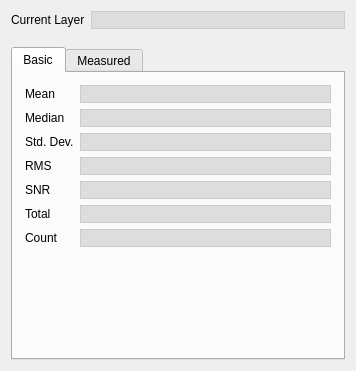
<?xml version="1.0" encoding="UTF-8"?>
<ui version="4.0">
 <class>Form</class>
 <widget class="QWidget" name="Form">
  <property name="geometry">
   <rect>
    <x>0</x>
    <y>0</y>
    <width>356</width>
    <height>371</height>
   </rect>
  </property>
  <property name="windowTitle">
   <string>Form</string>
  </property>
  <layout class="QVBoxLayout" name="verticalLayout">
   <property name="sizeConstraint">
    <enum>QLayout::SetDefaultConstraint</enum>
   </property>
   <item>
    <layout class="QFormLayout" name="formLayout_3">
     <property name="fieldGrowthPolicy">
      <enum>QFormLayout::ExpandingFieldsGrow</enum>
     </property>
     <property name="bottomMargin">
      <number>12</number>
     </property>
     <item row="0" column="0">
      <widget class="QLabel" name="label_current_layer">
       <property name="text">
        <string>Current Layer</string>
       </property>
      </widget>
     </item>
     <item row="0" column="1">
      <widget class="QLineEdit" name="line_edit_current_layer">
       <property name="enabled">
        <bool>true</bool>
       </property>
       <property name="styleSheet">
        <string notr="true">QLineEdit {
	background: #DDDDDD; 
	border: 1px solid #cccccc;
}</string>
       </property>
       <property name="readOnly">
        <bool>true</bool>
       </property>
      </widget>
     </item>
    </layout>
   </item>
   <item>
    <widget class="QTabWidget" name="tabWidget">
     <property name="sizePolicy">
      <sizepolicy hsizetype="MinimumExpanding" vsizetype="Expanding">
       <horstretch>0</horstretch>
       <verstretch>0</verstretch>
      </sizepolicy>
     </property>
     <property name="currentIndex">
      <number>0</number>
     </property>
     <widget class="QWidget" name="tab">
      <attribute name="title">
       <string>Basic</string>
      </attribute>
      <layout class="QVBoxLayout" name="verticalLayout_2">
       <property name="leftMargin">
        <number>0</number>
       </property>
       <property name="topMargin">
        <number>0</number>
       </property>
       <property name="rightMargin">
        <number>0</number>
       </property>
       <property name="bottomMargin">
        <number>0</number>
       </property>
       <item>
        <layout class="QFormLayout" name="formLayout">
         <property name="fieldGrowthPolicy">
          <enum>QFormLayout::ExpandingFieldsGrow</enum>
         </property>
         <property name="leftMargin">
          <number>12</number>
         </property>
         <property name="topMargin">
          <number>12</number>
         </property>
         <property name="rightMargin">
          <number>12</number>
         </property>
         <property name="bottomMargin">
          <number>12</number>
         </property>
         <item row="0" column="0">
          <widget class="QLabel" name="label_mean">
           <property name="text">
            <string>Mean</string>
           </property>
          </widget>
         </item>
         <item row="0" column="1">
          <widget class="QLineEdit" name="line_edit_mean">
           <property name="styleSheet">
            <string notr="true">.QLineEdit {
	background: #DDDDDD; 
	border: 1px solid #cccccc;
}</string>
           </property>
          </widget>
         </item>
         <item row="1" column="0">
          <widget class="QLabel" name="label_median">
           <property name="text">
            <string>Median</string>
           </property>
          </widget>
         </item>
         <item row="1" column="1">
          <widget class="QLineEdit" name="line_edit_median">
           <property name="styleSheet">
            <string notr="true">QLineEdit {
	background: #DDDDDD; 
	border: 1px solid #cccccc;
}</string>
           </property>
          </widget>
         </item>
         <item row="2" column="0">
          <widget class="QLabel" name="label_std_dev">
           <property name="text">
            <string>Std. Dev.</string>
           </property>
          </widget>
         </item>
         <item row="2" column="1">
          <widget class="QLineEdit" name="line_edit_std_dev">
           <property name="styleSheet">
            <string notr="true">.QLineEdit {
	background: #DDDDDD; 
	border: 1px solid #cccccc;
}</string>
           </property>
          </widget>
         </item>
         <item row="5" column="0">
          <widget class="QLabel" name="label_total">
           <property name="text">
            <string>Total</string>
           </property>
          </widget>
         </item>
         <item row="5" column="1">
          <widget class="QLineEdit" name="line_edit_total">
           <property name="styleSheet">
            <string notr="true">QLineEdit {
	background: #DDDDDD; 
	border: 1px solid #cccccc;
}</string>
           </property>
          </widget>
         </item>
         <item row="6" column="0">
          <widget class="QLabel" name="label_data_point_count">
           <property name="text">
            <string>Count</string>
           </property>
          </widget>
         </item>
         <item row="6" column="1">
          <widget class="QLineEdit" name="line_edit_data_point_count">
           <property name="styleSheet">
            <string notr="true">QLineEdit {
	background: #DDDDDD; 
	border: 1px solid #cccccc;
}</string>
           </property>
          </widget>
         </item>
         <item row="3" column="0">
          <widget class="QLabel" name="label_rms">
           <property name="text">
            <string>RMS</string>
           </property>
          </widget>
         </item>
         <item row="3" column="1">
          <widget class="QLineEdit" name="line_edit_rms">
           <property name="styleSheet">
            <string notr="true">.QLineEdit {
	background: #DDDDDD; 
	border: 1px solid #cccccc;
}</string>
           </property>
          </widget>
         </item>
         <item row="4" column="0">
          <widget class="QLabel" name="label_snr">
           <property name="text">
            <string>SNR</string>
           </property>
          </widget>
         </item>
         <item row="4" column="1">
          <widget class="QLineEdit" name="line_edit_snr">
           <property name="styleSheet">
            <string notr="true">.QLineEdit {
	background: #DDDDDD; 
	border: 1px solid #cccccc;
}</string>
           </property>
          </widget>
         </item>
        </layout>
       </item>
      </layout>
     </widget>
     <widget class="QWidget" name="tab_2">
      <attribute name="title">
       <string>Measured</string>
      </attribute>
      <layout class="QVBoxLayout" name="verticalLayout_3">
       <property name="leftMargin">
        <number>0</number>
       </property>
       <property name="topMargin">
        <number>0</number>
       </property>
       <property name="rightMargin">
        <number>0</number>
       </property>
       <property name="bottomMargin">
        <number>0</number>
       </property>
       <item>
        <widget class="QLabel" name="label_measured_error">
         <property name="sizePolicy">
          <sizepolicy hsizetype="Preferred" vsizetype="Preferred">
           <horstretch>0</horstretch>
           <verstretch>0</verstretch>
          </sizepolicy>
         </property>
         <property name="styleSheet">
          <string notr="true">.QLabel {
	color: #a94442;
	background-color: #f2dede;
	padding: 10px;
	border: 1px solid #ebccd1;
	border-radius: 4px;
}</string>
         </property>
         <property name="text">
          <string>You must have at least three ROIs on the plot</string>
         </property>
         <property name="wordWrap">
          <bool>true</bool>
         </property>
        </widget>
       </item>
       <item>
        <widget class="QWidget" name="widget" native="true">
         <property name="sizePolicy">
          <sizepolicy hsizetype="Preferred" vsizetype="Preferred">
           <horstretch>0</horstretch>
           <verstretch>1</verstretch>
          </sizepolicy>
         </property>
         <layout class="QVBoxLayout" name="verticalLayout_4">
          <property name="leftMargin">
           <number>0</number>
          </property>
          <property name="topMargin">
           <number>0</number>
          </property>
          <property name="rightMargin">
           <number>0</number>
          </property>
          <property name="bottomMargin">
           <number>0</number>
          </property>
          <item>
           <layout class="QFormLayout" name="formLayout_2">
            <property name="fieldGrowthPolicy">
             <enum>QFormLayout::ExpandingFieldsGrow</enum>
            </property>
            <property name="leftMargin">
             <number>12</number>
            </property>
            <property name="topMargin">
             <number>12</number>
            </property>
            <property name="rightMargin">
             <number>12</number>
            </property>
            <property name="bottomMargin">
             <number>12</number>
            </property>
            <item row="0" column="0">
             <widget class="QLabel" name="label_equivalent_width">
              <property name="text">
               <string>Equivalent Width</string>
              </property>
             </widget>
            </item>
            <item row="0" column="1">
             <widget class="QLineEdit" name="line_edit_equivalent_width">
              <property name="styleSheet">
               <string notr="true">.QLineEdit {
	background: #DDDDDD; 
	border: 1px solid #cccccc;
}</string>
              </property>
             </widget>
            </item>
            <item row="1" column="0">
             <widget class="QLabel" name="label_centroid">
              <property name="text">
               <string>Centroid</string>
              </property>
             </widget>
            </item>
            <item row="1" column="1">
             <widget class="QLineEdit" name="line_edit_centroid">
              <property name="styleSheet">
               <string notr="true">.QLineEdit {
	background: #DDDDDD; 
	border: 1px solid #cccccc;
}</string>
              </property>
             </widget>
            </item>
            <item row="2" column="0">
             <widget class="QLabel" name="label_flux">
              <property name="text">
               <string>Flux</string>
              </property>
             </widget>
            </item>
            <item row="2" column="1">
             <widget class="QLineEdit" name="line_edit_flux">
              <property name="styleSheet">
               <string notr="true">.QLineEdit {
	background: #DDDDDD; 
	border: 1px solid #cccccc;
}</string>
              </property>
             </widget>
            </item>
            <item row="3" column="0">
             <widget class="QLabel" name="label_mean_continuum">
              <property name="text">
               <string>Mean Continuum</string>
              </property>
             </widget>
            </item>
            <item row="3" column="1">
             <widget class="QLineEdit" name="line_edit_mean_continuum">
              <property name="styleSheet">
               <string notr="true">.QLineEdit {
	background: #DDDDDD; 
	border: 1px solid #cccccc;
}</string>
              </property>
             </widget>
            </item>
           </layout>
          </item>
         </layout>
        </widget>
       </item>
      </layout>
     </widget>
    </widget>
   </item>
  </layout>
 </widget>
 <resources/>
 <connections/>
</ui>
